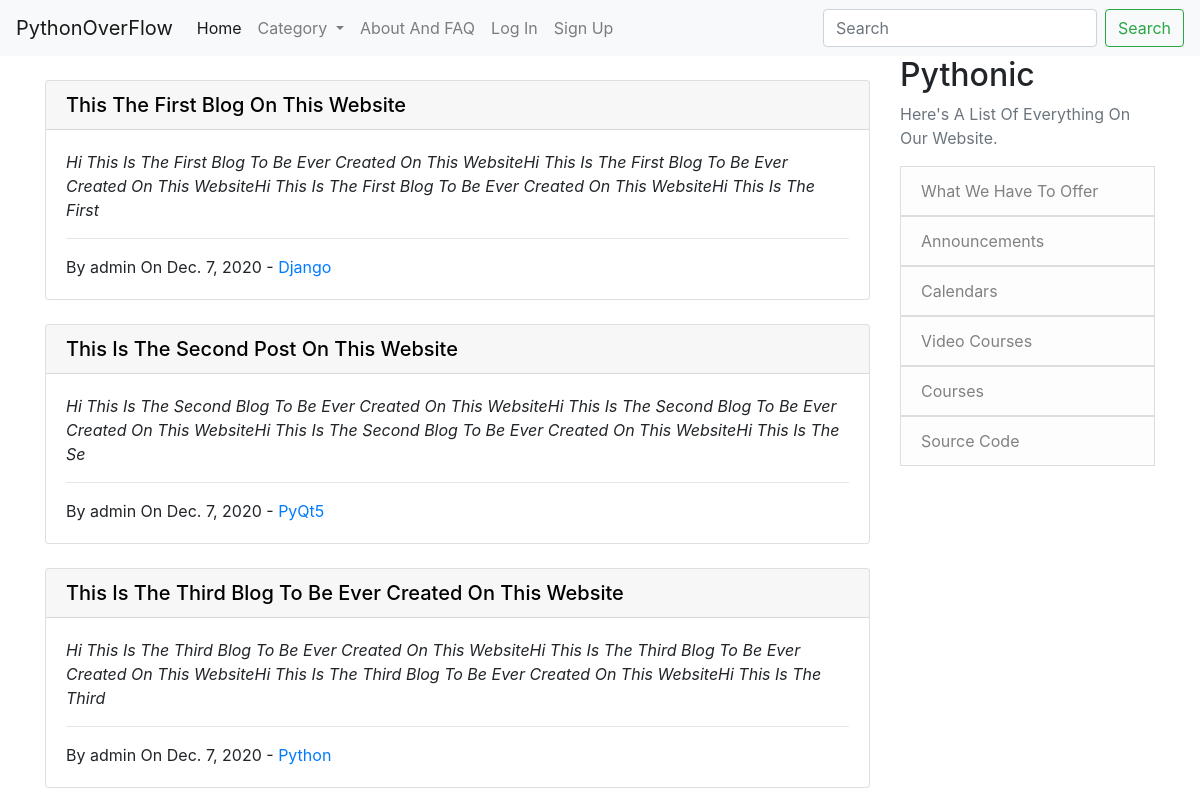
/, run on an earlier commit of the app's database.
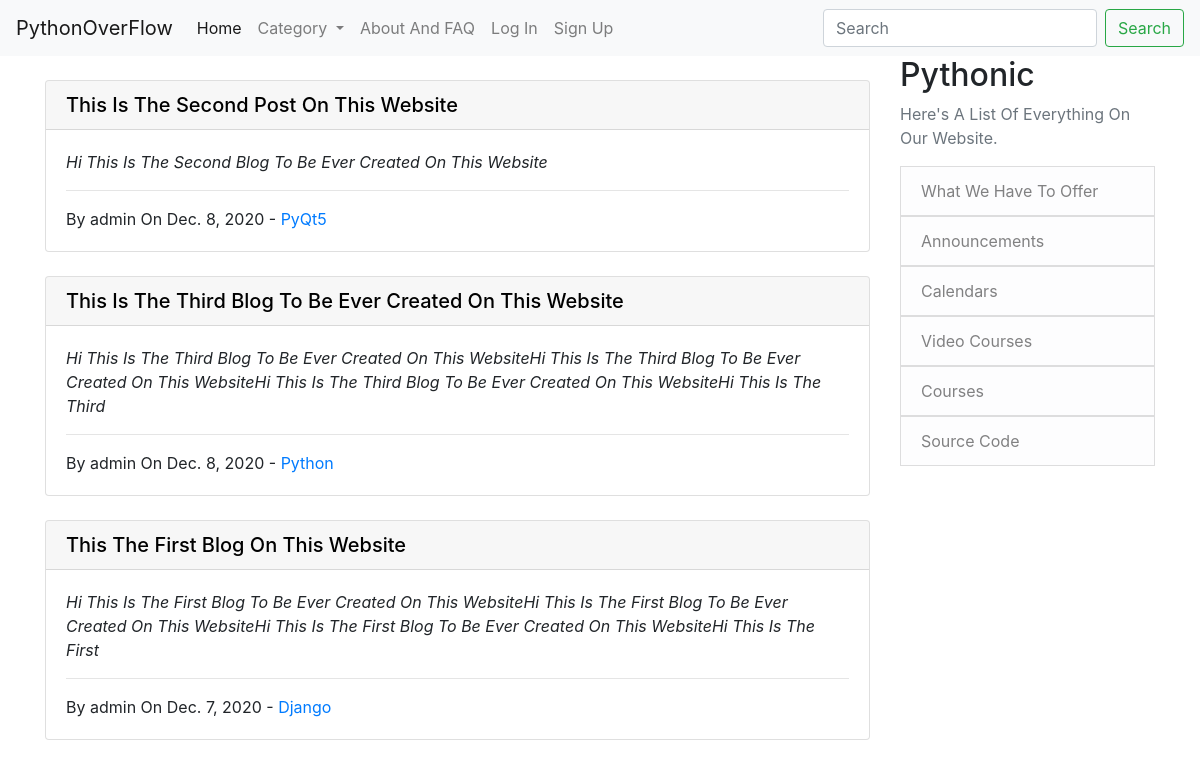
And on a later commit of the database.
### App/models.py (models this page shows, shortened)
class Post(models.Model):
    title = models.CharField(max_length=120)
    author = models.ForeignKey(User, on_delete=models.CASCADE)
    context = RichTextField(blank=True, null=True)
    date_created = models.DateField(auto_now=True)
    category = models.CharField(max_length=30, default='Python')
    likes = models.ManyToManyField(User, related_name='blog_posts')

### App/views.py (the view)
# urls.py: path('', home_view.as_view(), name='home'),
class home_view(ListView):
    model = Post
    template_name = 'App/home.html'
    ordering = ['-date_created']
    def get_context_data(self, *args, **kwargs):
        cate_menu = Category.objects.all()
        context = super(home_view, self).get_context_data(*args, **kwargs)
        context['cate_menu'] = cate_menu
        return context

### App/models.py (called while the page is built)
    def __str__(self):
        return self.name

### App/templates/App/home.html (shortened to what this page needs)
{% extends "App/base.html" %}
{% block content %}
<br>
{% for post in object_list %}
    <div class="card">
        <a href="{% url 'post_detail' post.pk %}" style="text-decoration: none; color: black">
            <h5 class="card-header">{{ post.title }}</h5>
        </a>
        <div class="card-body">
            <p class="card-text"><i>{{ post.context|slice:":200"|safe }}</i></p>
            <hr>
            <p class="card-text">By {{ post.author }} On {{ post.date_created }} - <a href="{% url 'post_category' post.category %}">{{ post.category }}</a></p>
        </div>
    </div>
    <br>
{% endfor %}
{% endblock %}

What changed in the data, as far as the page shows it:
changed Post "This Is The Second Post On This Website": context "…Ever Created On This WebsiteHi This Is The Second Blog To Be Ever Created On This WebsiteHi This Is The Second Blog To Be Ever Created On This WebsiteHi This Is The Se" → "Hi This Is The Second Blog To Be Ever Created On This Website"; date_created "Dec. 7, 2020" → "Dec. 8, 2020"
changed Post "This Is The Third Blog To Be Ever Created On This Website": date_created "Dec. 7, 2020" → "Dec. 8, 2020"
shown differently, row unchanged: Post "This The First Blog On This Website": moves down the list
